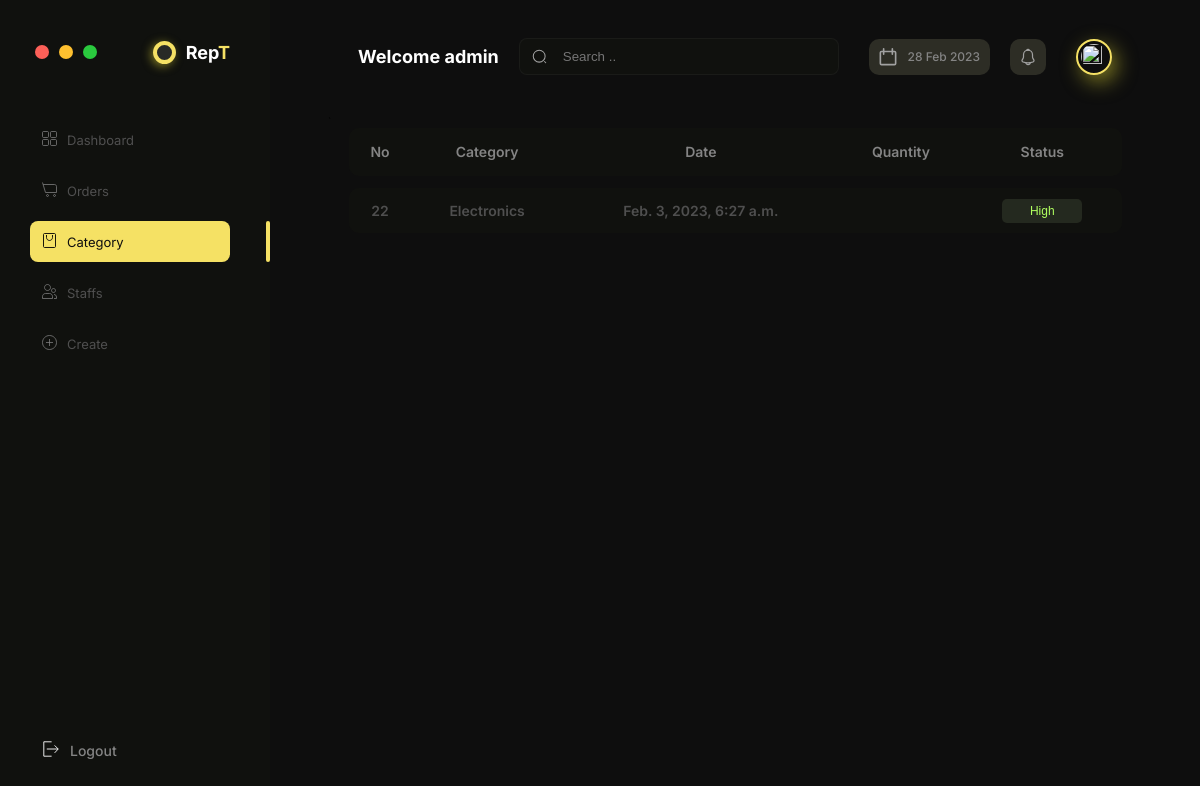
Page /category/ (signed in) on the committed database.
### apps/core/models.py (models this page shows, shortened)
class Category(models.Model):
    STATUS = (
        ('High', 'High'),
        ('Low', 'Low'),
    )
    name = models.CharField(max_length=200, null=True)
    status = models.CharField(max_length=200, null=True, choices=STATUS)
    date_created = models.DateTimeField(auto_now_add=True, null=True)

### apps/core/decorators.py (the view)
        def wrapper_func(request, *args, **kwargs):
            group = None
            if request.user.groups.exists():
                group = request.user.groups.all()[0].name
            if group in allowed:
                return view_func(request, *args, **kwargs)
            else:
                return HttpResponse('You are not authenticated to access this page!')

### apps/category/views.py (called while the page is built)
@login_required(login_url='login')
@allowed_user(allowed=['admin'])
def category(request):
    categories = Category.objects.all()
    category_count = categories.count()
    context = {
        'navbar': 'category',
        'categories': categories,
        'category_count': category_count,
    }
    return render(request, 'category.html', context)

### apps/category/templates/category.html (shortened to what this page needs)
{% extends 'main.html' %}
{% block content %}
<div class="table-container">
      <table class="table">
        <thead class="table__header">
            <tr class="table__header-raw">
              <th class="col col1">No</th>
              <th class="col col2">Category</th>
              <th class="col col3">Date</th>
              <th class="col col4">Quantity</th>
              <th class="col col5">Status</th>`
          </thead>
          {% for category in categories %}
          <tbody class="table__body">
            <tr class="table__body-raw" data-href="{% url 'items' category.id %}">
              <td class="col col1">{{category.id}}</td>
              <td class="col col2">{{category.name}}</td>
              <td class="col col3">{{category.date_created}}</td>
              <td class="col col4">{{category.quantity}}</td>
              {% if category.status == 'High' %}
              <td class="col col5">
                <button class="table__status table__status--high">High</button>
              </td>
              {% else %}
              <td class="col col5">
                <button class="table__status table__status--low">High</button>
              </td>
              {% endif %}
            </tr>
          </tbody>
          {% endfor %}
    </table>
</div>
{% endblock %}

### templates/topbar.html (shortened to what this page needs)
{% load static %}
<div class="topbar">
    <h3 class="top__title">Welcome {{request.user}}</h3>
    <form class="search__container" autocomplete="off" id="search-form" method="post">
        <img src="/static/icons/ic-input-search.svg" alt="" class="search__img">
        <input type="text" class="search__inp" placeholder="Search .." id="search-input">
    </form>
    <div class="right">
        <div class="right__calendar-container">
            <img src="/static/icons/ic_calendar.svg" alt="" class="right__icon right__calendar">
            <h6 id="right__calendar-txt"></h6>
        </div>
        <div class="right__icon-container">
            <img src="/static/icons/ic_notifications.svg" alt="" class="right__icon right__notification">
        </div>
        <div class="right__img-container">
            <img src="{{ request.user.customer.profile_image.url }}" alt="" class="right__img">
        </div>
    </div>
</div>

### static/css/main.css (style rules this page uses)
html { font-size: 62.5%; }
body { padding-left: 32rem; padding-top: 2rem; padding-right: 5rem; background-color: var(--colorDark); font-family: 'Inter', sans-serif; }
h1, h2, h3, h4, h5, h6 { margin: 0rem; padding: 0rem; }

### static/css/colors.css (style rules this page uses)
:root { --colorDark: #0E0E0E; --colorDarkMedium: #10110E; --colorDarkLight: #4F4F4F; --colorDarkExtraLight: #848484; --colorWhite: #FFFFFF; --colorWhiteMedium: #F9F9F9; --colorWhiteLight: #F1F1F1; --colorWhiteExtraLight: #EBEBEB; --colorOrange: #F5E164; --colorOrangeMedium: #fbf438; --colorOrangeLight: #fff951; --colorOrangeExtraLight: #fffb95; --colorYelllow:#FFF500; --colorYellowMedium:#fbf438; --colorYellowLight:#fff951; --colorExtraLight:#fffb95; --gradientColor1:#BD00FF; --gradientColor2:#0085FF; --gradientColor3:#FFF500; --gradientColor4:#FFB800; --gradientColor5:#FF5C00; --gradientColor6:#FF0000; --gradientColor7:#00E0FF; --gradientColor8:#00D1FF; --buttonColorYellow: rgb(255, 184, 0); --buttonColorLightYellow: rgba(155, 184, 0, 0.1); --buttonColorOrange: rgb(252, 96, 88); --buttonColorLightOrange: rgba(252, 96, 88, 0.1); --buttonColorBlue: rgb(0, 149, 255); --buttonColorLightBlue: rgba(0, 149, 255, 0.1); --buttonColorRed: rgb(236,95,104); --buttonColorLightRed: rgba(254, 141, 148, 0.1); --buttonColorGreen: rgb(176, 255, 96); --buttonColorLightGreen: rgba(214, 255, 173, 0.1); --dotColor1:#FC6058; --dotColor2:#FEC02F; --dotColor3:#2ACA3E; --seperatorColor:#35363843; --iconBackgroundColor:#62634e5e; --bgObjectBlur:rgba(233, 224, 54, 0.5); --transparentColor:rgba(0, 0, 0, 0); }

### static/css/topbar.css (style rules this page uses)
.topbar { display: flex; align-items: center; margin-left: 3rem; margin-right: 3rem; margin-bottom: 2rem; margin-top: 1rem; justify-content: space-between; }
.top__title { color: var(--colorWhite); font-weight: 700; margin-right: 2rem; }
.search__container { flex: 1; max-width: 40rem; display: flex; align-items: center; background-color: var(--colorDarkMedium); border-color: var(--seperatorColor); border-style: solid; border-width: .1rem; border-radius: .8rem; }
.search__img { width: 1.5rem; height: 1.5rem; padding: 1rem 1.2rem; }
.search__inp { flex: 1; width: 0rem; background-color:var(--colorTransparent); border-style: none; padding: .1rem .4rem; color: var(--colorDarkExtraLight); }
.right { align-items: center; display: flex; padding-left: 2rem; }
.right__calendar-container { display: flex; align-items: center; justify-content: center; padding-left: 1rem; padding-right: 1rem; height: 3.6rem; background-color:var(--iconBackgroundColor); border-radius: 1rem; margin: 0rem 1rem; cursor: pointer; }
.right__calendar { width: 1.8rem; height: 1.8rem; margin-right: 1rem; }
.right__icon-container { display: flex; align-items: center; justify-content: center; width: 3.6rem; height: 3.6rem; background-color: var(--iconBackgroundColor); border-radius: 1rem; margin: 0rem 1rem; cursor: pointer; }
.right__notification { width: 1.8rem; height: 1.8rem; }
.right__img-container { display: flex; align-items: center; justify-content: center; width: 3.2rem; height: 3.2rem; border-style: solid; border-color: var(--colorOrange); border-radius: 2rem; border-width: .2rem; object-position: center; object-fit:cover; margin-left: 2rem; box-shadow: .5rem .7rem 2rem var(--bgObjectBlur); }
.right__img { width: 80%; height: 80%; border-radius: 50%; }

### rows in the picture
Category: id "22", name "Electronics", date_created "Feb. 3, 2023, 6:27 a.m.", status "High"

### other values in the picture
{{ request.user }} "admin"
